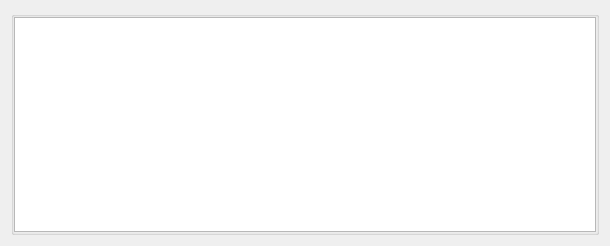
<?xml version="1.0" encoding="UTF-8"?>
<ui version="4.0">
 <class>Form</class>
 <widget class="QWidget" name="Form">
  <property name="geometry">
   <rect>
    <x>0</x>
    <y>0</y>
    <width>610</width>
    <height>246</height>
   </rect>
  </property>
  <property name="sizePolicy">
   <sizepolicy hsizetype="Expanding" vsizetype="Expanding">
    <horstretch>0</horstretch>
    <verstretch>0</verstretch>
   </sizepolicy>
  </property>
  <property name="windowTitle">
   <string>Form</string>
  </property>
  <layout class="QHBoxLayout" name="horizontalLayout_2">
   <item>
    <widget class="QGroupBox" name="groupBox">
     <property name="sizePolicy">
      <sizepolicy hsizetype="Expanding" vsizetype="Expanding">
       <horstretch>0</horstretch>
       <verstretch>0</verstretch>
      </sizepolicy>
     </property>
     <property name="title">
      <string/>
     </property>
     <layout class="QHBoxLayout" name="horizontalLayout">
      <property name="leftMargin">
       <number>0</number>
      </property>
      <property name="topMargin">
       <number>0</number>
      </property>
      <property name="rightMargin">
       <number>0</number>
      </property>
      <property name="bottomMargin">
       <number>0</number>
      </property>
      <item>
       <widget class="QPlainTextEdit" name="plainTextEdit">
        <property name="font">
         <font>
          <family>Menlo</family>
          <pointsize>11</pointsize>
         </font>
        </property>
        <property name="lineWrapMode">
         <enum>QPlainTextEdit::NoWrap</enum>
        </property>
        <property name="readOnly">
         <bool>true</bool>
        </property>
       </widget>
      </item>
     </layout>
    </widget>
   </item>
  </layout>
 </widget>
 <resources/>
 <connections/>
</ui>
